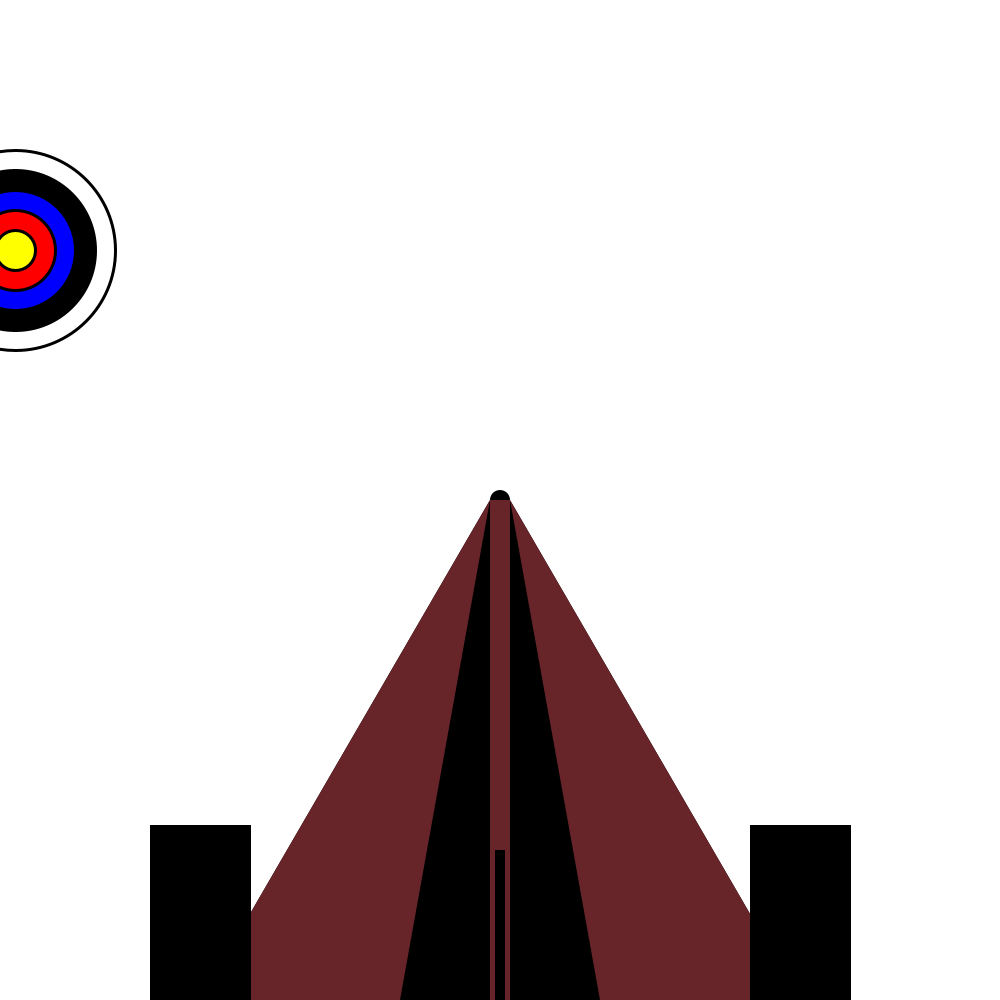
Frame 1 (no input)
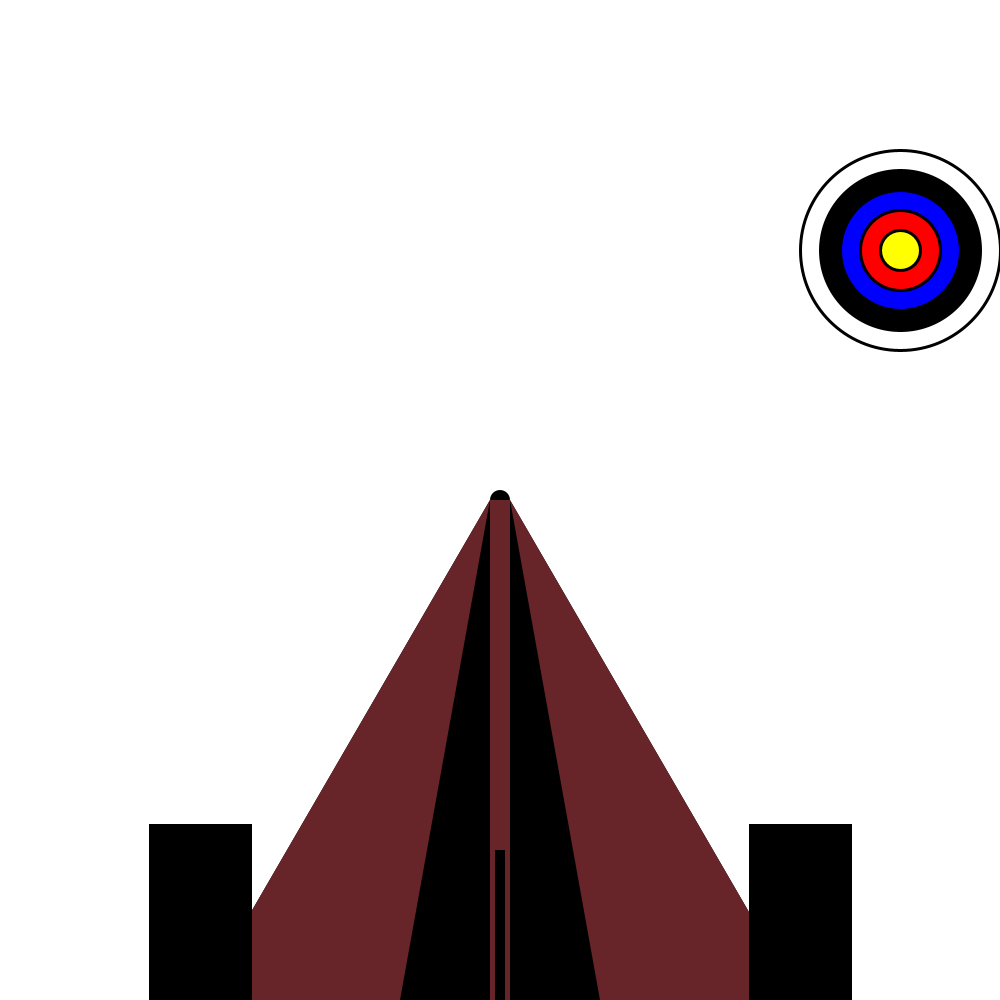
Frame 60 (the mouse pressed at the canvas centre just before this capture)
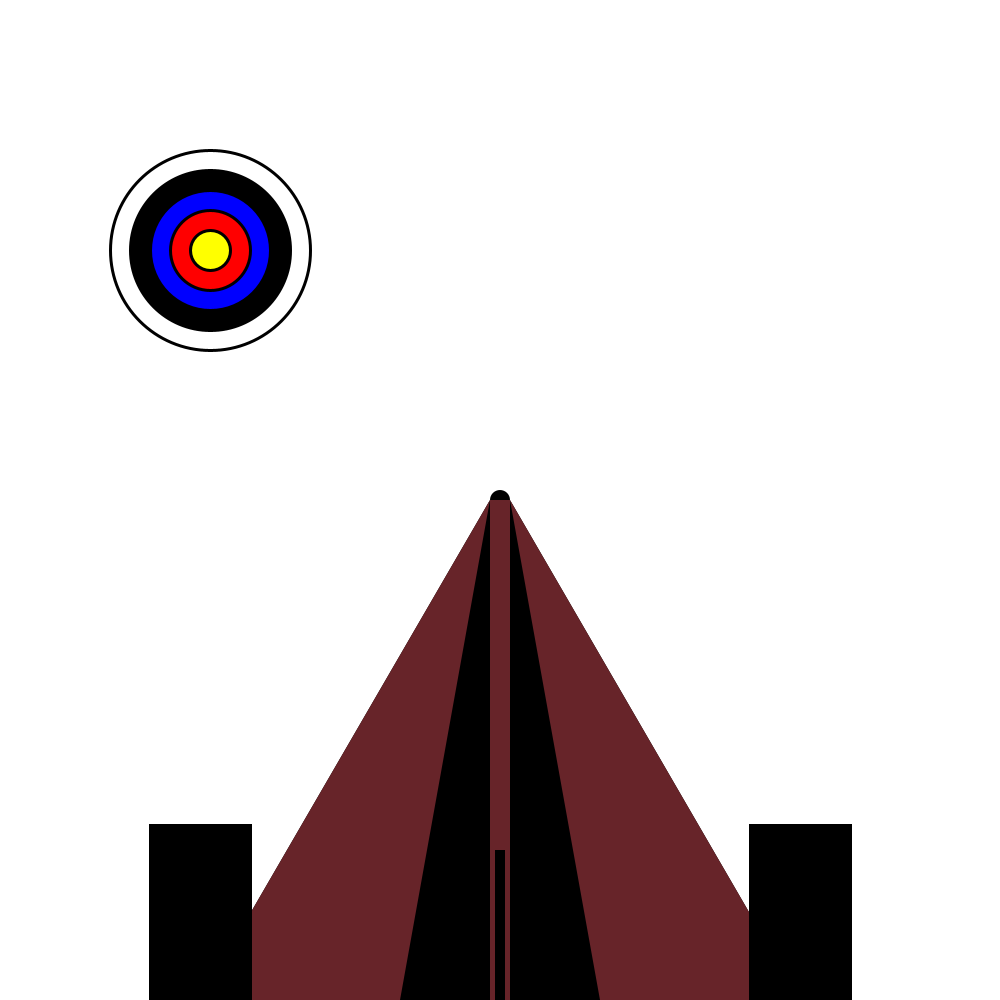
Frame 120 (the mouse held since frame 60 and released just before this capture)

The Processing sketch that drew these frames (run headless with seeded random() and noise(); from frame 60 on, the mouse is pressed at the canvas centre):

// Processing sketch: processing_164907
// ── processing_164907.pde

float uX = 0, tX1=300, tY1=0, tX2=300, tY2=300;
boolean goRight = true;
float score = 0;

void setup()
{
size(1000,1000);
}

void mousePressed()
{
float tVecX = tX2 - tX1;
float tVecY = tY2 - tY1;

float tVecMag = sqrt(tVecX * tVecX + tVecY * tVecY);

float uVecX = uX - width/2;
float uVecY = height/2 - 0;

float uVecMag = sqrt(uVecX * uVecX + uVecY * uVecY);

float dot = tVecX * uVecX + tVecY * uVecY;

float cosine = dot / (tVecMag * uVecMag);

score = cosine * 100;
noStroke();
fill(255,255,120);
ellipse(width/2,height/2,100,100);
fill(255,0,0);
ellipse(width/2,height/4,60,60);
textSize(100);
text ( "Pow!", width/2+140, height/5);
}
void draw()
{
background(255);
noStroke();
fill(0);
fill(0);
ellipse(width/2,height/2,20,20);
fill(0);
triangle(width*1/5,height,width/2-10,height,width/2-10,height/2);
triangle(width*4/5,height,width/2+10,height,width/2+10,height/2);
fill(103,36,41);
rectMode(CENTER);
rect(width/2,height,20,1000);

triangle(width*1/5,height,width*2/5,height,width/2-10,height/2);
triangle(width*4/5,height,width*3/5,height,width/2+10,height/2);
fill(0);

rect(width/2,height,10,300);

stroke(0);
fill(0);
rectMode(CENTER);
rect(width*1/5,height,100,350);
rect(width*4/5,height,100,350);
stroke(255,255,255);
strokeWeight(3);
//line(tX1, tY1, tX2, tY2);
stroke(0);
//line(width/2,height/2,width/2,height);

if (uX>width) goRight = false;
else if (uX < 0) goRight = true;
if (goRight) uX += 15;
else uX -= 15;
stroke(255);
line(width/2,0,uX,height/4);
stroke(0,0,0);
fill(255,255,255);
ellipse(uX,height/4,200,200);
fill(0,0,0);
ellipse(uX,height/4,160,160);
fill(0,0,255);
ellipse(uX,height/4,120,120);
fill(255,0,0);

ellipse(uX,height/4,80,80);
fill(255,255,0);
ellipse(uX,height/4,40,40);

textSize(60);
fill(255,0,0);
if (score > 99.9) {
text ( "PERFECT!", width/2-140, height/5);
}
else if (score > 98) {
text("EXCELLLENT!", width/2-140, height/5);
} 
else if(score > 96) {
  text("GOOD!", width/2-140, height/5);
} 
else if(score > 92) {
text("HIT!", width/2-140, height/5);
} 
else {
text("", width/2-140, height/5);
}
}
